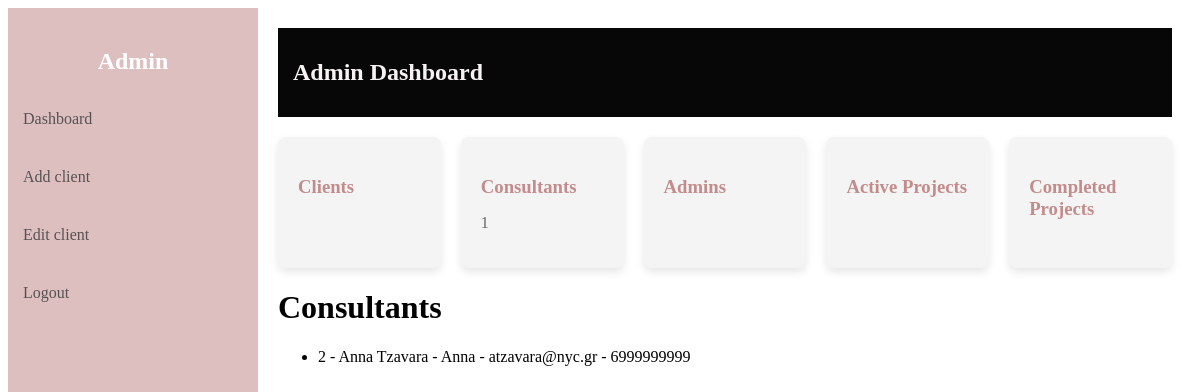
The app's page /consultants/list (signed in) with its own data.
### server.py (models this page shows)
class User(UserMixin, db.Model):
    id = db.Column(db.Integer, primary_key=True)
    fullname = db.Column(db.String(150), nullable=False)
    username = db.Column(db.String(80), unique=True, nullable=False)
    email = db.Column(db.String(120), unique=True, nullable=False)
    phone = db.Column(db.String(10), unique=True, nullable=False)
    password = db.Column(db.String(200), nullable=False)
    role = db.Column(db.String(20), nullable=False, default='consultant')
    clients = db.relationship('Client', back_populates='consultant')

### server.py (the view)
@app.route("/consultants/list")
@login_required
def consultants_list():
    all_consultants = User.query.filter_by(role='consultant').all()
    total_consultants = User.query.filter_by(role='consultant').count()
    return render_template('consultants_list.html', consultants=all_consultants, total_consultants=total_consultants)

### server.py (called while the page is built)
@login_manager.user_loader
def load_user(user_id):
    return User.query.get(int(user_id))

### templates/consultants_list.html (shortened to what this page needs)
{% extends 'dashboard.html' %}
{% block content %}
    <h1>Consultants</h1>
    <ul>
        {% for consultant in consultants %}
        <li>
            {{ consultant.id }} - {{ consultant.fullname }} - {{ consultant.username }} - {{ consultant.email }} - {{ consultant.phone }}
        </li>
        {% endfor %}
    </ul>
{% endblock %}

### records on screen
User: id "2", fullname "Anna Tzavara", username "Anna", email "atzavara@nyc.gr", phone "6999999999"

### other values on screen
{{ total_consultants }} "1"
